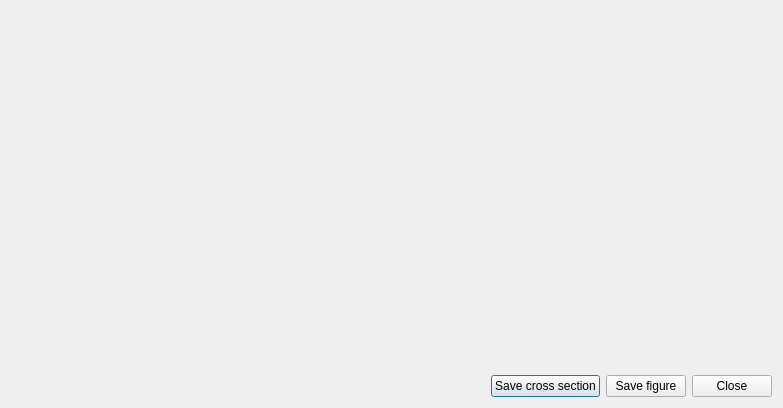
<?xml version="1.0" encoding="UTF-8"?>
<ui version="4.0">
 <class>Dialog</class>
 <widget class="QDialog" name="Dialog">
  <property name="geometry">
   <rect>
    <x>0</x>
    <y>0</y>
    <width>783</width>
    <height>408</height>
   </rect>
  </property>
  <property name="windowTitle">
   <string>CCP Stack Cross Section</string>
  </property>
  <layout class="QVBoxLayout" name="verticalLayout">
   <item>
    <widget class="MatplotlibWidget" name="mplwidget" native="true">
     <property name="sizePolicy">
      <sizepolicy hsizetype="Expanding" vsizetype="Expanding">
       <horstretch>0</horstretch>
       <verstretch>0</verstretch>
      </sizepolicy>
     </property>
     <property name="minimumSize">
      <size>
       <width>0</width>
       <height>0</height>
      </size>
     </property>
    </widget>
   </item>
   <item>
    <layout class="QHBoxLayout" name="horizontalLayout">
     <item>
      <spacer name="horizontalSpacer">
       <property name="orientation">
        <enum>Qt::Horizontal</enum>
       </property>
       <property name="sizeHint" stdset="0">
        <size>
         <width>40</width>
         <height>20</height>
        </size>
       </property>
      </spacer>
     </item>
     <item>
      <widget class="QPushButton" name="pushButton">
       <property name="text">
        <string>Save cross section</string>
       </property>
      </widget>
     </item>
     <item>
      <widget class="QPushButton" name="pushButton_2">
       <property name="text">
        <string>Save figure</string>
       </property>
      </widget>
     </item>
     <item>
      <widget class="QPushButton" name="pushButton_3">
       <property name="text">
        <string>Close</string>
       </property>
      </widget>
     </item>
    </layout>
   </item>
  </layout>
 </widget>
 <customwidgets>
  <customwidget>
   <class>MatplotlibWidget</class>
   <extends>QWidget</extends>
   <header>isp.receiverfunctions.rf_matplotlibwidget</header>
  </customwidget>
 </customwidgets>
 <resources/>
 <connections/>
</ui>
